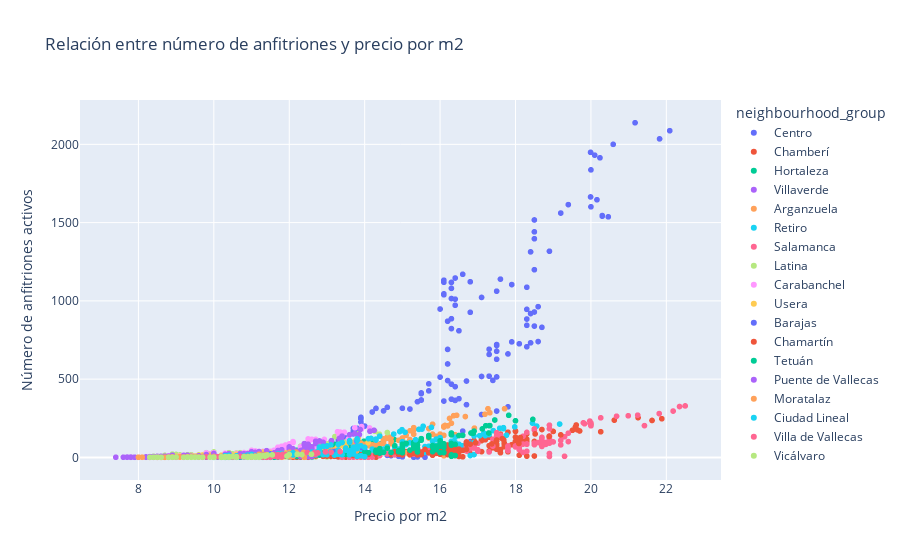

Here is the notebook cell this chart was saved with:
### Code cell
fig4 = px.scatter(
    df,
    x='m2_price',
    y='hosts_count',
    title="Relación entre número de anfitriones y precio por m2",
    color='neighbourhood_group'
    
)
fig4.update_layout(
    xaxis_title="Precio por m2",
    yaxis_title="Número de anfitriones activos",    
)
fig4.show()

### Figure 1 — Plotly figure (JSON) as saved in the notebook; plotly's stock layout.template omitted (floating-point values rounded to 4 significant figures; data arrays with more than 128 entries replaced by an {"elided": "..."} marker saying what was removed)
{"data": [{"hovertemplate": "neighbourhood_group=Centro<br>m2_price=%{x}<br>hosts_count=%{y}<extra></extra>", "legendgroup": "Centro", "marker": {"color": "#636efa", "symbol": "circle"}, "mode": "markers", "name": "Centro", "showlegend": true, "type": "scattergl", "x": {"elided": "155 float values"}, "xaxis": "x", "y": {"elided": "155 int values"}, "yaxis": "y"}, {"hovertemplate": "neighbourhood_group=Chamberí<br>m2_price=%{x}<br>hosts_count=%{y}<extra></extra>", "legendgroup": "Chamberí", "marker": {"color": "#EF553B", "symbol": "circle"}, "mode": "markers", "name": "Chamberí", "showlegend": true, "type": "scattergl", "x": {"elided": "137 float values"}, "xaxis": "x", "y": {"elided": "137 int values"}, "yaxis": "y"}, {"hovertemplate": "neighbourhood_group=Hortaleza<br>m2_price=%{x}<br>hosts_count=%{y}<extra></extra>", "legendgroup": "Hortaleza", "marker": {"color": "#00cc96", "symbol": "circle"}, "mode": "markers", "name": "Hortaleza", "showlegend": true, "type": "scattergl", "x": {"elided": "138 float values"}, "xaxis": "x", "y": {"elided": "138 int values"}, "yaxis": "y"}, {"hovertemplate": "neighbourhood_group=Villaverde<br>m2_price=%{x}<br>hosts_count=%{y}<extra></extra>", "legendgroup": "Villaverde", "marker": {"color": "#ab63fa", "symbol": "circle"}, "mode": "markers", "name": "Villaverde", "showlegend": true, "type": "scattergl", "x": [9, 8.9, 8.8, 8.6, 8.8, 8.8, 8.7, 8.7, 8.6, 8.5, 8.5, 8.5, 8.2, 8, 7.4, 7.6, 7.8, 7.7, 7.8, 7.7, 8, 8, 7.9, 7.8, 7.8, 7.9, 8.2, 8.3, 8.2, 8.5, 8.5, 8.5, 8.5, 8.5, 8.5, 8.5, 8.4, 8.5, 8.8, 8.9, 9, 9.2, 9.2, 9.4, 9.4, 9.4, 9.6, 9.8, 10, 10, 10, 9.9, 10, 10.3, 12, 11.6, 11.6, 11.1, 11, 10.7, 10.7, 10.8, 10.9, 11.1, 11.6, 11.5, 10.7, 10.8, 10.9, 11.1, 11.5, 11.1, 10.8, 10.8, 10.8, 10.6, 10.5, 10.3, 10.3, 10.5, 10.5, 10.4, 10.5, 10.6, 10.6, 10.9, 10.9, 10.9, 10.9, 10.8, 10.8, 11, 11.1, 11.2, 11.2, 11.4, 11.7, 11.8, 11.9, 12, 11.75, 11.88, 11.87, 12, 12.31, 12.34, 12.36, 12.5, 12.69, 12.79, 12.83, 12.93], "xaxis": "x", "y": [1, 1, 1, 1, 1, 1, 1, 1, 1, 1, 1, 1, 1, 1, 1, 1, 1, 1, 1, 2, 1, 1, 1, 2, 1, 1, 2, 5, 3, 2, 4, 5, 4, 7, 5, 5, 6, 4, 4, 4, 6, 10, 7, 7, 6, 5, 5, 6, 8, 5, 3, 7, 9, 7, 7, 5, 7, 9, 8, 12, 12, 15, 12, 12, 13, 10, 11, 12, 8, 1, 1, 1, 2, 1, 2, 2, 4, 4, 3, 2, 1, 3, 5, 6, 9, 14, 12, 19, 15, 14, 15, 17, 20, 19, 20, 18, 20, 30, 25, 22, 22, 25, 25, 31, 33, 39, 47, 29, 41, 53, 42, 45], "yaxis": "y"}, {"hovertemplate": "neighbourhood_group=Arganzuela<br>m2_price=%{x}<br>hosts_count=%{y}<extra></extra>", "legendgroup": "Arganzuela", "marker": {"color": "#FFA15A", "symbol": "circle"}, "mode": "markers", "name": "Arganzuela", "showlegend": true, "type": "scattergl", "x": {"elided": "134 float values"}, "xaxis": "x", "y": {"elided": "134 int values"}, "yaxis": "y"}, {"hovertemplate": "neighbourhood_group=Retiro<br>m2_price=%{x}<br>hosts_count=%{y}<extra></extra>", "legendgroup": "Retiro", "marker": {"color": "#19d3f3", "symbol": "circle"}, "mode": "markers", "name": "Retiro", "showlegend": true, "type": "scattergl", "x": {"elided": "139 float values"}, "xaxis": "x", "y": {"elided": "139 int values"}, "yaxis": "y"}, {"hovertemplate": "neighbourhood_group=Salamanca<br>m2_price=%{x}<br>hosts_count=%{y}<extra></extra>", "legendgroup": "Salamanca", "marker": {"color": "#FF6692", "symbol": "circle"}, "mode": "markers", "name": "Salamanca", "showlegend": true, "type": "scattergl", "x": {"elided": "136 float values"}, "xaxis": "x", "y": {"elided": "136 int values"}, "yaxis": "y"}, {"hovertemplate": "neighbourhood_group=Latina<br>m2_price=%{x}<br>hosts_count=%{y}<extra></extra>", "legendgroup": "Latina", "marker": {"color": "#B6E880", "symbol": "circle"}, "mode": "markers", "name": "Latina", "showlegend": true, "type": "scattergl", "x": {"elided": "131 float values"}, "xaxis": "x", "y": {"elided": "131 int values"}, "yaxis": "y"}, {"hovertemplate": "neighbourhood_group=Carabanchel<br>m2_price=%{x}<br>hosts_count=%{y}<extra></extra>", "legendgroup": "Carabanchel", "marker": {"color": "#FF97FF", "symbol": "circle"}, "mode": "markers", "name": "Carabanchel", "showlegend": true, "type": "scattergl", "x": [9.3, 9.2, 9.2, 9.2, 8.5, 8.4, 8.4, 8.3, 8.3, 8.3, 8.4, 8.3, 8.4, 8.5, 8.5, 8.5, 8.5, 8.6, 8.6, 8.7, 8.7, 8.8, 8.8, 8.8, 8.8, 8.9, 8.9, 8.9, 9, 9.1, 9.1, 9.2, 9.2, 9.2, 9.3, 9.4, 9.6, 9.7, 9.7, 9.8, 9.9, 9.8, 9.8, 10, 10, 10, 10, 10.3, 10.6, 10.8, 10.9, 11, 11.1, 11, 11.1, 11.1, 10.9, 11.2, 11.3, 11.5, 11.6, 11.9, 11.9, 12, 11.9, 11.9, 12, 12, 12.3, 12.5, 12.5, 12.6, 12.7, 12, 12.3, 12.5, 12.5, 12.6, 12.7, 12.5, 12.2, 12.1, 12, 11.7, 11.6, 11.4, 11.4, 11.4, 11.5, 11.4, 11.4, 11.4, 11.5, 11.6, 11.7, 11.7, 11.7, 11.7, 11.7, 11.8, 11.9, 12, 12.1, 12.1, 12.3, 12.5, 12.5, 12.7, 12.7, 12.6, 12.57, 12.93, 13.32, 13.28, 13.35, 13.46, 13.57, 13.74, 13.92, 13.92, 14.13], "xaxis": "x", "y": [1, 1, 1, 1, 1, 1, 1, 1, 2, 1, 2, 1, 2, 2, 3, 3, 3, 5, 5, 4, 3, 8, 10, 7, 10, 4, 6, 9, 7, 11, 9, 9, 6, 14, 12, 12, 13, 15, 15, 16, 22, 22, 29, 25, 12, 27, 30, 27, 25, 31, 27, 25, 41, 45, 40, 41, 26, 38, 38, 36, 37, 39, 43, 50, 51, 47, 66, 47, 38, 59, 60, 55, 63, 56, 57, 37, 7, 5, 9, 18, 16, 23, 17, 14, 18, 18, 18, 20, 30, 27, 29, 39, 39, 46, 54, 60, 65, 57, 64, 71, 79, 86, 94, 101, 67, 100, 118, 115, 108, 115, 114, 115, 138, 164, 162, 161, 118, 189, 197, 182, 188], "yaxis": "y"}, {"hovertemplate": "neighbourhood_group=Usera<br>m2_price=%{x}<br>hosts_count=%{y}<extra></extra>", "legendgroup": "Usera", "marker": {"color": "#FECB52", "symbol": "circle"}, "mode": "markers", "name": "Usera", "showlegend": true, "type": "scattergl", "x": [8.6, 8.7, 8.5, 8.3, 8.3, 8.3, 8.2, 8.3, 8.3, 8.4, 8.3, 8.2, 8.3, 8.5, 8.7, 8.9, 9, 9.1, 9.1, 9, 9.1, 9.1, 9.1, 8.9, 8.9, 9, 9.1, 9, 9.2, 9.2, 9.4, 9.8, 9.7, 9.8, 9.7, 9.8, 9.7, 9.6, 9.9, 10, 10.2, 10.3, 10.5, 10.6, 10.7, 10.7, 10.7, 10.8, 10.7, 10.7, 11, 11.3, 11.2, 11.8, 11.9, 11.9, 12, 12, 11.9, 11.9, 12.1, 12.3, 12.4, 12.5, 12.5, 11.9, 12.1, 12.3, 12.4, 12.5, 12.5, 12.1, 11.9, 11.9, 11.7, 11.5, 11.4, 11.2, 11.1, 11, 11.2, 10.9, 10.9, 11.2, 11.5, 11.5, 11.5, 11.3, 11.3, 11.3, 11.3, 11.4, 11.8, 12.5, 12.8, 12.8, 13.1, 12.9, 12.9, 12.8, 12.9, 13.08, 13.51, 13.45, 13.32, 13.49, 13.33, 13.32, 13.27, 13.75, 13.83, 14.09, 14.29], "xaxis": "x", "y": [1, 1, 1, 1, 1, 1, 1, 1, 1, 1, 1, 1, 1, 1, 2, 1, 2, 2, 3, 2, 5, 7, 7, 6, 3, 5, 8, 7, 6, 9, 11, 13, 13, 14, 15, 16, 8, 14, 15, 14, 14, 14, 14, 20, 17, 20, 20, 21, 12, 22, 22, 20, 18, 19, 19, 21, 22, 23, 30, 27, 16, 24, 27, 27, 30, 26, 21, 18, 1, 1, 2, 6, 7, 4, 7, 6, 6, 5, 8, 7, 7, 13, 13, 17, 16, 30, 31, 28, 34, 27, 31, 36, 43, 48, 44, 50, 35, 46, 61, 58, 53, 56, 65, 69, 70, 79, 79, 86, 63, 106, 126, 95, 113], "yaxis": "y"}, {"hovertemplate": "neighbourhood_group=Barajas<br>m2_price=%{x}<br>hosts_count=%{y}<extra></extra>", "legendgroup": "Barajas", "marker": {"color": "#636efa", "symbol": "circle"}, "mode": "markers", "name": "Barajas", "showlegend": true, "type": "scattergl", "x": [10.3, 10.1, 10.2, 9.8, 9.8, 9.7, 9.7, 9.7, 9.5, 9.5, 9.7, 9.8, 9.8, 9.7, 9.3, 9.5, 9.6, 9.7, 9.7, 9.7, 9.4, 9.4, 9.5, 9.7, 9.7, 9.7, 9.9, 9.7, 9.9, 9.7, 9.7, 10, 10.1, 10, 9.9, 10.2, 10.3, 10.1, 10.3, 10.6, 10.9, 11.2, 11, 10.9, 11.1, 11.2, 11, 11, 11.2, 11.3, 11.2, 11.3, 11.5, 11.6, 12, 12.2, 11.8, 11.6, 11.3, 11.2, 11.4, 11.7, 11.9, 11.9, 12.1, 12, 11.8, 11.7, 11.9, 12, 11.8, 11.7, 11.5, 11.7, 11.9, 12, 11.8, 11.7, 11.5, 11.7, 11.9, 11.7, 11.5, 11.6, 11.4, 11.3, 11.4, 11.3, 11.3, 11.5, 11.4, 11.4, 11.3, 11.5, 11.5, 11.4, 11.6, 11.6, 11.6, 11.7, 12.2, 12.4, 12.4, 12.2, 12.2, 12.2, 12.1, 12.2, 12.4, 12.5, 12.48, 12.54, 12.67, 12.65, 12.96, 13.22, 13.13, 13.32, 13.56, 13.7, 14, 14], "xaxis": "x", "y": [2, 2, 2, 3, 2, 1, 2, 2, 2, 3, 2, 2, 2, 2, 2, 3, 1, 3, 4, 2, 3, 4, 3, 4, 4, 3, 5, 3, 5, 5, 5, 2, 3, 3, 4, 5, 5, 5, 8, 6, 7, 7, 7, 8, 8, 6, 7, 7, 7, 9, 10, 9, 10, 9, 10, 9, 10, 9, 10, 12, 12, 12, 13, 14, 14, 13, 12, 15, 15, 12, 12, 19, 22, 23, 21, 19, 16, 2, 10, 7, 9, 5, 9, 11, 7, 9, 13, 11, 13, 12, 13, 17, 15, 14, 18, 18, 19, 19, 16, 23, 18, 20, 24, 24, 23, 21, 26, 28, 29, 27, 28, 27, 29, 31, 37, 38, 38, 30, 40, 43, 39, 44], "yaxis": "y"}, {"hovertemplate": "neighbourhood_group=Chamartín<br>m2_price=%{x}<br>hosts_count=%{y}<extra></extra>", "legendgroup": "Chamartín", "marker": {"color": "#EF553B", "symbol": "circle"}, "mode": "markers", "name": "Chamartín", "showlegend": true, "type": "scattergl", "x": [12.5, 12.2, 12.1, 12.1, 12.3, 12.3, 12.3, 12.3, 12.3, 12.4, 12.3, 12.4, 12.5, 12.6, 12.5, 12.5, 12.5, 12.5, 12.6, 12.6, 12.6, 12.6, 12.7, 12.7, 12.9, 13, 13, 13, 13.1, 13.2, 13.4, 13.6, 13.7, 13.7, 13.7, 13.8, 13.8, 13.8, 13.9, 14.1, 14.3, 14.4, 14.7, 14.8, 14.9, 14.9, 15, 15.2, 15.4, 15.5, 15.3, 15.4, 15.7, 15.8, 15.8, 15.8, 15.8, 15.9, 15.9, 16.1, 16.1, 16, 16.4, 16.5, 16.5, 16.4, 16.3, 16.3, 16, 16.2, 16.4, 16.5, 16.6, 16.4, 16, 16.2, 16.4, 16.5, 16.6, 16.4, 16.4, 16.2, 16, 16, 15.8, 15.5, 15.4, 15.4, 15.2, 15, 15, 15, 15, 15, 15.3, 15.4, 15.4, 15.3, 15.3, 15.6, 16, 16.1, 16.2, 16.2, 16.2, 16.7, 16.7, 16.7, 16.7, 16.8, 16.94, 17.37, 17.49, 17.5, 17.69, 17.5, 17.65, 18.09, 18.13, 18.52, 18.89, 19.2], "xaxis": "x", "y": [1, 1, 2, 1, 3, 5, 4, 4, 4, 6, 4, 4, 3, 6, 3, 5, 7, 8, 6, 9, 6, 10, 10, 9, 7, 11, 10, 8, 12, 14, 18, 18, 13, 14, 13, 14, 15, 14, 17, 20, 21, 27, 28, 37, 33, 20, 29, 34, 27, 31, 26, 27, 29, 41, 37, 35, 46, 26, 42, 49, 45, 35, 41, 34, 41, 44, 49, 63, 46, 31, 52, 53, 45, 58, 46, 40, 41, 6, 4, 11, 20, 18, 20, 22, 14, 18, 19, 16, 16, 21, 24, 31, 31, 33, 42, 55, 53, 51, 37, 51, 64, 70, 71, 72, 79, 51, 83, 94, 98, 85, 94, 86, 103, 106, 111, 111, 120, 89, 127, 150, 134, 144], "yaxis": "y"}, {"hovertemplate": "neighbourhood_group=Tetuán<br>m2_price=%{x}<br>hosts_count=%{y}<extra></extra>", "legendgroup": "Tetuán", "marker": {"color": "#00cc96", "symbol": "circle"}, "mode": "markers", "name": "Tetuán", "showlegend": true, "type": "scattergl", "x": {"elided": "129 float values"}, "xaxis": "x", "y": {"elided": "129 int values"}, "yaxis": "y"}, {"hovertemplate": "neighbourhood_group=Puente de Vallecas<br>m2_price=%{x}<br>hosts_count=%{y}<extra></extra>", "legendgroup": "Puente de Vallecas", "marker": {"color": "#ab63fa", "symbol": "circle"}, "mode": "markers", "name": "Puente de Vallecas", "showlegend": true, "type": "scattergl", "x": [8.8, 8.4, 8.4, 8.3, 8.3, 8.3, 8.2, 8.3, 8.3, 8.3, 8.3, 8.3, 8.2, 8.3, 8.4, 8.5, 8.6, 8.6, 8.4, 8.6, 8.7, 8.8, 8.7, 8.6, 8.7, 8.8, 8.9, 9.2, 9.2, 9.2, 9.2, 9.2, 9.3, 9.4, 9.6, 9.6, 9.6, 9.8, 10, 10, 10, 10, 10, 10, 10.3, 10.4, 10.7, 10.8, 10.9, 11.1, 11, 11, 11.2, 11.2, 11.1, 11, 11.2, 11.4, 12.1, 12.2, 12.1, 12.3, 12.5, 12.4, 12.5, 12.6, 12.5, 12.5, 12.6, 12.6, 12.5, 12.6, 12.5, 12.5, 12.6, 12.6, 12.5, 12.5, 12.5, 12.3, 12.3, 12.1, 11.7, 11.8, 11.8, 11.7, 11.6, 11.6, 11.7, 11.7, 11.8, 12.1, 12, 12, 12, 12, 12, 12.5, 12.5, 12.4, 12.4, 12.5, 12.7, 12.8, 12.7, 12.9, 13.12, 13.12, 13.38, 13.33, 13.4, 13.6, 13.74, 13.78, 13.86, 13.88, 14.14, 14.25], "xaxis": "x", "y": [2, 1, 1, 1, 2, 2, 2, 2, 2, 1, 2, 2, 2, 3, 5, 3, 5, 5, 5, 6, 5, 7, 7, 7, 5, 8, 14, 12, 11, 10, 13, 11, 14, 7, 10, 9, 9, 18, 24, 23, 24, 14, 24, 25, 19, 24, 24, 24, 24, 26, 28, 31, 30, 26, 32, 36, 37, 43, 42, 39, 45, 44, 53, 58, 51, 39, 61, 62, 56, 67, 54, 56, 56, 4, 9, 9, 19, 14, 18, 12, 8, 8, 14, 14, 19, 23, 23, 29, 38, 44, 49, 55, 65, 66, 53, 60, 67, 75, 84, 82, 88, 73, 89, 105, 103, 96, 106, 107, 112, 121, 136, 145, 151, 103, 146, 178, 167, 173], "yaxis": "y"}, {"hovertemplate": "neighbourhood_group=Moratalaz<br>m2_price=%{x}<br>hosts_count=%{y}<extra></extra>", "legendgroup": "Moratalaz", "marker": {"color": "#FFA15A", "symbol": "circle"}, "mode": "markers", "name": "Moratalaz", "showlegend": true, "type": "scattergl", "x": [8.6, 8.6, 8.1, 8, 8.1, 8.6, 8.6, 8.7, 8.5, 8.5, 8.6, 8.6, 8.6, 8.5, 8.6, 8.7, 8.8, 8.9, 8.9, 8.9, 8.8, 8.8, 8.9, 9.1, 9.3, 9.3, 9.4, 9.1, 9.3, 9.6, 9.6, 9.7, 9.7, 9.9, 10, 10, 10.1, 10.2, 10.3, 10.4, 10.8, 10.9, 10.6, 10.5, 10, 9.5, 9.5, 9.7, 11.2, 11.2, 11.4, 11.3, 11.3, 11.2, 11.2, 11.4, 12.1, 12.4, 12, 11.8, 11.2, 11.4, 12.1, 12.4, 12, 11.8, 11.8, 11.8, 11.5, 11.1, 11.2, 11.1, 10.8, 10.8, 10.9, 10.9, 11, 11.1, 11, 10.8, 10.8, 10.9, 11.1, 11.1, 11.1, 11.2, 11.2, 11.2, 11.4, 11.3, 11.3, 11.7, 12, 11.9, 11.9, 12, 12.09, 12.11, 12.24, 12.12, 12.01, 12.18, 12.38, 12.57, 12.74, 13.06, 13.62, 13.79], "xaxis": "x", "y": [1, 1, 1, 1, 1, 1, 1, 1, 1, 1, 1, 1, 1, 1, 1, 1, 2, 2, 3, 2, 2, 2, 2, 3, 4, 3, 4, 4, 5, 3, 3, 3, 5, 4, 4, 6, 4, 5, 5, 4, 5, 5, 5, 4, 5, 8, 5, 4, 6, 6, 5, 5, 7, 10, 6, 9, 7, 12, 11, 11, 10, 9, 11, 1, 3, 1, 2, 1, 2, 3, 2, 5, 4, 4, 3, 2, 2, 5, 5, 7, 8, 13, 13, 11, 13, 16, 14, 20, 18, 19, 20, 14, 18, 20, 18, 23, 21, 20, 20, 23, 33, 34, 32, 22, 37, 48, 40, 42], "yaxis": "y"}, {"hovertemplate": "neighbourhood_group=Ciudad Lineal<br>m2_price=%{x}<br>hosts_count=%{y}<extra></extra>", "legendgroup": "Ciudad Lineal", "marker": {"color": "#19d3f3", "symbol": "circle"}, "mode": "markers", "name": "Ciudad Lineal", "showlegend": true, "type": "scattergl", "x": [10, 10, 10, 10, 10, 10, 10, 10, 10, 10, 10, 10, 10, 10, 10, 10.1, 10.2, 10.4, 10.4, 10.4, 10.4, 10.4, 10.3, 10.3, 10.4, 10.4, 10.4, 10.6, 10.8, 10.9, 11, 11, 10.9, 10.8, 10.9, 11, 11.1, 11.3, 11.5, 11.7, 11.7, 11.8, 11.8, 11.7, 12.1, 12, 12.1, 12.1, 12.5, 12.6, 12.6, 12.7, 12.8, 13.1, 13.3, 13.1, 13.3, 13.3, 13.3, 13.3, 13.3, 13.3, 13.6, 13.6, 13.7, 13.7, 13.7, 13.5, 13.5, 13.7, 13.8, 13.8, 14, 13.9, 13.5, 13.7, 13.8, 13.8, 14, 13.9, 13.7, 13.6, 13.6, 13.4, 13.2, 13, 12.9, 12.7, 12.7, 12.7, 12.7, 12.7, 12.6, 12.8, 12.8, 12.8, 12.9, 13, 13, 13, 13.1, 13.3, 13.4, 13.6, 13.6, 13.7, 13.8, 13.8, 14.1, 14.3, 14.3, 14.17, 14.4, 14.77, 14.93, 14.99, 15.07, 15.35, 15.44, 15.55, 15.52, 15.77], "xaxis": "x", "y": [1, 1, 1, 1, 1, 2, 1, 1, 2, 1, 4, 3, 4, 4, 3, 3, 3, 4, 7, 7, 4, 3, 9, 11, 13, 11, 6, 10, 9, 12, 12, 11, 8, 10, 15, 19, 13, 13, 17, 15, 18, 21, 25, 23, 16, 20, 22, 30, 27, 32, 32, 28, 29, 37, 37, 37, 39, 20, 37, 47, 37, 44, 38, 43, 46, 39, 48, 60, 46, 35, 59, 73, 64, 74, 58, 60, 57, 7, 5, 11, 22, 18, 17, 18, 15, 18, 18, 20, 16, 16, 27, 32, 34, 43, 54, 66, 70, 73, 71, 72, 80, 83, 95, 96, 107, 65, 108, 118, 120, 111, 117, 121, 136, 149, 165, 177, 161, 113, 179, 199, 181, 192], "yaxis": "y"}, {"hovertemplate": "neighbourhood_group=Villa de Vallecas<br>m2_price=%{x}<br>hosts_count=%{y}<extra></extra>", "legendgroup": "Villa de Vallecas", "marker": {"color": "#FF6692", "symbol": "circle"}, "mode": "markers", "name": "Villa de Vallecas", "showlegend": true, "type": "scattergl", "x": [9, 8.5, 9, 9, 9.2, 9.2, 9, 9.2, 9.6, 9.8, 9.6, 9.5, 9.6, 9.7, 10, 10, 10.2, 10, 10.2, 10.2, 10.1, 10.4, 10.5, 10.5, 10.4, 10.7, 10.9, 11, 10.9, 10.8, 10.8, 10.9, 11.4, 11.3, 11.4, 11.4, 11.4, 11.3, 11.1, 11.2, 11.5, 11.6, 11.3, 11.4, 11.1, 11.2, 11.5, 11.3, 11.4, 11.7, 11.8, 11.5, 11.7, 11.5, 11.4, 11.2, 11.1, 11.2, 11.2, 11, 11.1, 11.2, 11.1, 11.2, 11.2, 11.2, 11.3, 11.3, 11.2, 11.1, 11.3, 11.6, 11.8, 11.8, 11.7, 11.7, 11.6, 11.7, 11.9, 11.89, 11.82, 12.22, 12.76, 12.65, 12.48, 12.66, 12.69, 12.73, 12.96, 13.11, 13.35], "xaxis": "x", "y": [1, 1, 2, 2, 2, 1, 1, 3, 2, 3, 2, 4, 3, 4, 3, 3, 5, 5, 5, 5, 4, 3, 2, 6, 2, 6, 4, 3, 6, 6, 5, 5, 4, 4, 7, 6, 8, 11, 8, 3, 9, 8, 6, 8, 5, 5, 6, 2, 1, 3, 4, 2, 4, 2, 4, 3, 2, 2, 4, 1, 5, 5, 6, 7, 9, 8, 10, 10, 7, 10, 12, 12, 14, 15, 13, 12, 18, 18, 12, 18, 19, 19, 29, 27, 31, 29, 20, 28, 35, 33, 37], "yaxis": "y"}, {"hovertemplate": "neighbourhood_group=Vicálvaro<br>m2_price=%{x}<br>hosts_count=%{y}<extra></extra>", "legendgroup": "Vicálvaro", "marker": {"color": "#B6E880", "symbol": "circle"}, "mode": "markers", "name": "Vicálvaro", "showlegend": true, "type": "scattergl", "x": [8.3, 8.4, 8.4, 8.6, 8.6, 8.6, 8.9, 8.8, 8.5, 9.5, 9.5, 9.3, 9.3, 9, 9.4, 9.4, 9.5, 9.6, 9.5, 9.4, 9.7, 9.4, 9.9, 9.4, 9.2, 9.5, 9.7, 10, 10, 10, 10.3, 10, 10.9, 11.2, 11, 10.8, 10.8, 10.9, 10.9, 10.9, 11.1, 11.1, 11.1, 11.1, 10.9, 10.9, 11.1, 11.1, 10.6, 10.6, 10.6, 10.2, 10.2, 10.2, 10.4, 10.2, 10.3, 10.3, 10.2, 10.2, 10.3, 10.4, 10.4, 10.4, 10.3, 10.5, 10.5, 10.5, 10.5, 10.6, 10.8, 11, 11, 11.1, 11.2, 11.3, 11.3, 11.2, 11.36, 11.25, 11.22, 11.36, 11.37, 11.42, 11.55, 11.94, 12.33, 12, 12.21, 12.59], "xaxis": "x", "y": [1, 1, 1, 1, 1, 1, 1, 1, 1, 2, 1, 2, 1, 2, 2, 1, 2, 2, 1, 2, 1, 1, 1, 2, 1, 2, 1, 1, 1, 2, 1, 1, 1, 1, 2, 4, 3, 3, 3, 3, 3, 3, 4, 4, 3, 3, 3, 1, 3, 3, 1, 1, 3, 1, 2, 2, 4, 4, 4, 3, 3, 3, 3, 5, 5, 5, 4, 6, 5, 5, 5, 5, 8, 7, 9, 11, 10, 11, 8, 6, 10, 10, 11, 15, 16, 9, 18, 18, 20, 20], "yaxis": "y"}], "layout": {"legend": {"title": {"text": "neighbourhood_group"}, "tracegroupgap": 0}, "title": {"text": "Relación entre número de anfitriones y precio por m2"}, "xaxis": {"anchor": "y", "domain": [0, 1], "title": {"text": "Precio por m2"}}, "yaxis": {"anchor": "x", "domain": [0, 1], "title": {"text": "Número de anfitriones activos"}}}}
